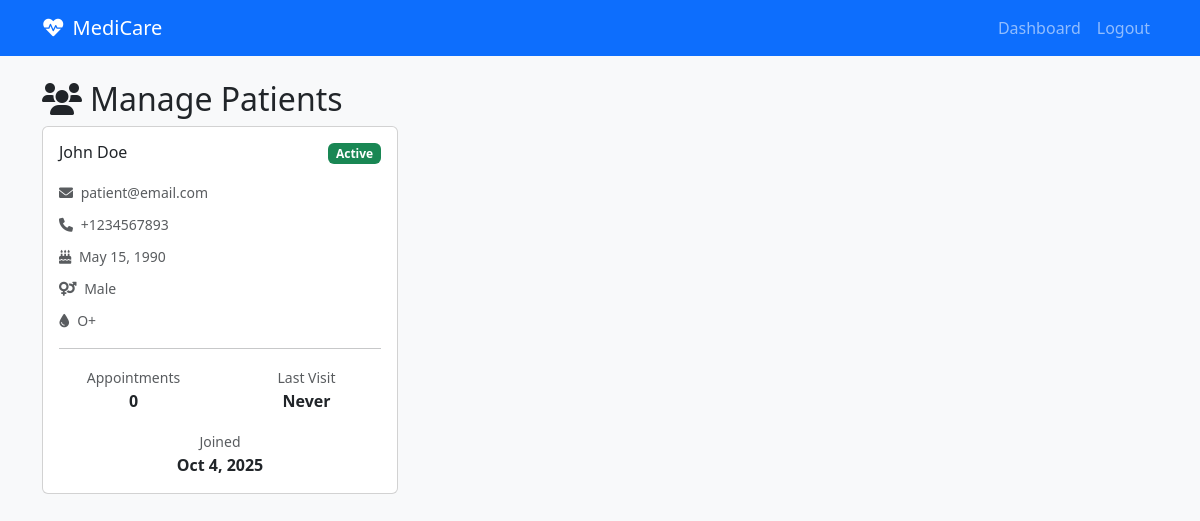
/admin/manage_patients.php (signed in), run on the app's committed database.
### tables this page shows
CREATE TABLE users (
    id INT PRIMARY KEY AUTO_INCREMENT,
    email VARCHAR(255) UNIQUE NOT NULL,
    password_hash VARCHAR(255) NOT NULL,
    role ENUM('patient', 'doctor', 'admin') NOT NULL,
    name VARCHAR(255) NOT NULL,
    phone VARCHAR(20),
    avatar VARCHAR(255),
    status ENUM('active', 'inactive') DEFAULT 'active',
    created_at TIMESTAMP DEFAULT CURRENT_TIMESTAMP
);

### includes/config.php (called while the page is built, shortened)
<?php
function sanitize($input) {
    return htmlspecialchars(trim($input), ENT_QUOTES, 'UTF-8');
}
?>

### admin/manage_patients.php (the view, shortened to what this page needs)
<?php
require_once 'config.php';
$stmt = $pdo->prepare("
    SELECT u.*, pp.date_of_birth, pp.gender, pp.blood_group, pp.address,
           COUNT(a.id) as total_appointments,
           MAX(a.appointment_date) as last_appointment
    FROM users u
    LEFT JOIN patient_profiles pp ON u.id = pp.user_id
    LEFT JOIN appointments a ON u.id = a.patient_id
    WHERE u.role = 'patient'
    GROUP BY u.id
    ORDER BY u.created_at DESC
");
$stmt->execute();
$patients = $stmt->fetchAll();
?>
<!DOCTYPE html>
<html lang="en">
<head>
    <link href="https://cdn.jsdelivr.net/npm/bootstrap@5.3.0/dist/css/bootstrap.min.css" rel="stylesheet">
    <link href="https://cdnjs.cloudflare.com/ajax/libs/font-awesome/6.0.0/css/all.min.css" rel="stylesheet">
</head>
<body class="bg-light">
    <nav class="navbar navbar-expand-lg navbar-dark bg-primary">
        <div class="container">
            <a class="navbar-brand" href="dashboard.php">
                <i class="fas fa-heartbeat me-2"></i>MediCare
            </a>
            <div class="navbar-nav ms-auto">
                <a class="nav-link" href="dashboard.php">Dashboard</a>
                <a class="nav-link" href="logout.php">Logout</a>
            </div>
        </div>
    </nav>
    <div class="container my-4">
        <h2><i class="fas fa-users me-2"></i>Manage Patients</h2>
        <div class="row">
            <?php if (empty($patients)): ?>
                <div class="col-12">
                    <div class="card">
                        <div class="card-body text-center py-5">
                            <i class="fas fa-users fa-4x text-muted mb-3"></i>
                            <h4 class="text-muted">No patients registered</h4>
                            <p class="text-muted">Patients will appear here once they register</p>
                        </div>
                    </div>
                </div>
            <?php else: ?>
                <?php foreach ($patients as $patient): ?>
                    <div class="col-md-6 col-lg-4 mb-4">
                        <div class="card">
                            <div class="card-body">
                                <div class="d-flex justify-content-between align-items-start mb-3">
                                    <h6 class="mb-0"><?= sanitize($patient['name']) ?></h6>
                                    <span class="badge bg-<?= ($patient['is_active'] ?? 1) ? 'success' : 'secondary' ?>">
                                        <?= ($patient['is_active'] ?? 1) ? 'Active' : 'Inactive' ?>
                                    </span>
                                </div>
                                <div class="mb-2">
                                    <small class="text-muted">
                                        <i class="fas fa-envelope me-1"></i>
                                        <?= sanitize($patient['email']) ?>
                                    </small>
                                </div>
                                <div class="mb-2">
                                    <small class="text-muted">
                                        <i class="fas fa-phone me-1"></i>
                                        <?= sanitize($patient['phone'] ?? 'Not provided') ?>
                                    </small>
                                </div>
                                <?php if ($patient['date_of_birth']): ?>
                                    <div class="mb-2">
                                        <small class="text-muted">
                                            <i class="fas fa-birthday-cake me-1"></i>
                                            <?= date('M j, Y', strtotime($patient['date_of_birth'])) ?>
                                        </small>
                                    </div>
                                <?php endif; ?>
                                <?php if ($patient['gender']): ?>
                                    <div class="mb-2">
                                        <small class="text-muted">
                                            <i class="fas fa-venus-mars me-1"></i>
                                            <?= ucfirst($patient['gender']) ?>
                                        </small>
                                    </div>
                                <?php endif; ?>
                                <?php if ($patient['blood_group']): ?>
                                    <div class="mb-3">
                                        <small class="text-muted">
                                            <i class="fas fa-tint me-1"></i>
                                            <?= sanitize($patient['blood_group']) ?>
                                        </small>
                                    </div>
                                <?php endif; ?>
                                <hr>
                                <div class="row text-center mb-3">
                                    <div class="col-6">
                                        <small class="text-muted">Appointments</small>
                                        <div class="fw-bold"><?= $patient['total_appointments'] ?></div>
                                    </div>
                                    <div class="col-6">
                                        <small class="text-muted">Last Visit</small>
                                        <div class="fw-bold">
                                            <?= $patient['last_appointment'] ? date('M Y', strtotime($patient['last_appointment'])) : 'Never' ?>
                                        </div>
                                    </div>
                                </div>
                                <div class="row text-center">
                                    <div class="col-12">
                                        <small class="text-muted">Joined</small>
                                        <div class="fw-bold"><?= date('M j, Y', strtotime($patient['created_at'])) ?></div>
                                    </div>
                                </div>
                            </div>
                        </div>
                    </div>
                <?php endforeach; ?>
            <?php endif; ?>
        </div>
    </div>
</body>
</html>

### data on the page
users: name "John Doe", email "patient@email.com", phone "+1234567893", date_of_birth "May 15, 1990", gender "Male", blood_group "O+", total_appointments "0", created_at "Oct 4, 2025"
